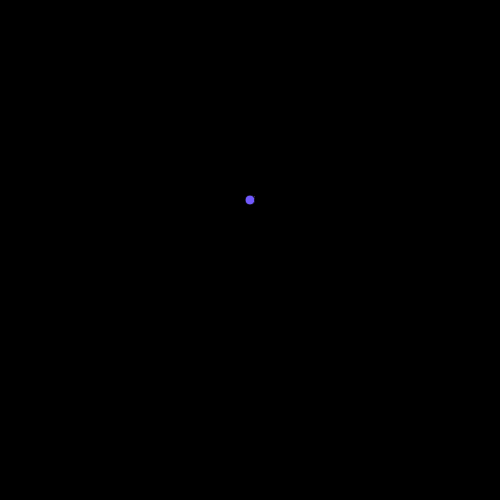
Frame 1 (no input)
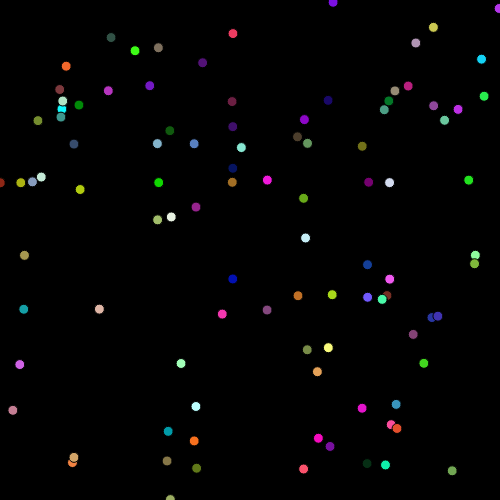
Frame 60 (no input)
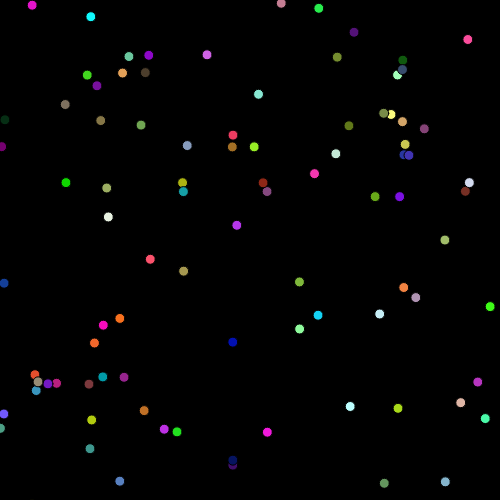
Frame 120 (the mouse pressed at the canvas centre since frame 60)

The p5.js sketch that drew these frames (run headless with seeded random() and noise() and a simulated clock; from frame 60 on, the mouse is pressed at the canvas centre):

// p5.js sketch
// ── sketch.js
var circles = [];
var circle;

function setup() {
  createCanvas(500, 500);
  for (var i = 0; i < 100; i++) {
    circle = new Circle(random(255), random(255), random(255));
    circles.push(circle);
  }

  /*  //This is a basic look at
      //the other "JSON"-style object
  circle = {
    x : 50,
    y : 100,

    move : function() {
       this.x += 1;
       this.y += 1;
    }
  }
  */
}

function draw() {
  background(0);
  for (var i = 0; i < circles.length; i++) {
    circles[i].render();
    circles[i].move();
    circles[i].edges();
  }
}

// ── Circle.js
/**
 * This is a circle that bounces around the screen
 *
 * @class
 * @constructor
 * @param {number} r is a red value
 * @param {number} g is a green value
 * @param {number} b is a blue value
 */
function Circle(r, g, b) {
  this.x = width/2;
  this.y = 200;
  this.xspeed = random(-20, 20);
  this.yspeed = random(-20, 20);
  this.r = r;
  this.g = g;
  this.b = b;

  /**
   * This moves the circle around the screen
   */
  this.move = function() {
    this.x += this.xspeed;
    this.y += this.yspeed;
  }

  this.edges = function() {
    if (this.x < 0 || this.x > width) {
      this.xspeed *= -1;
    }
    if (this.y < 0 || this.y > height) {
      this.yspeed *= -1;
    }
  }

  this.render = function() {
    fill(this.r, this.g, this.b);
    ellipse(this.x, this.y, 10, 10);
  }
}
